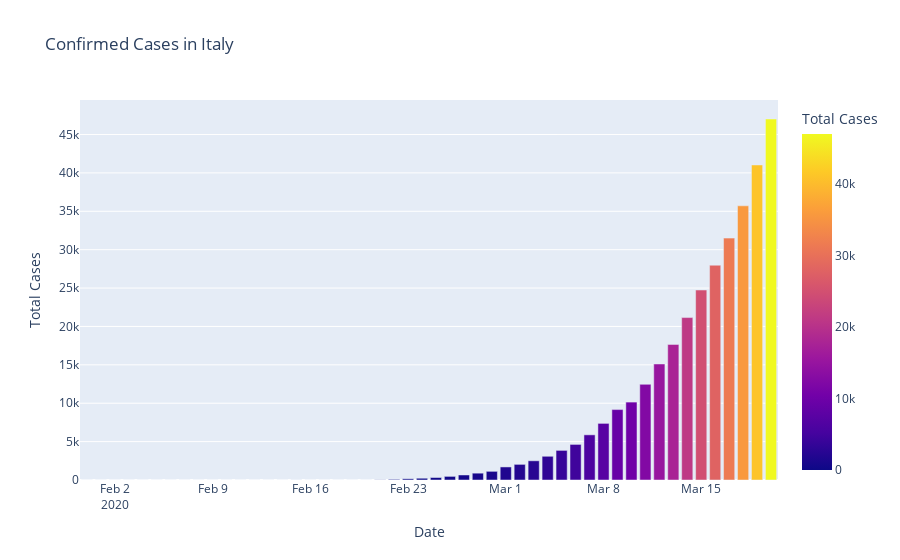
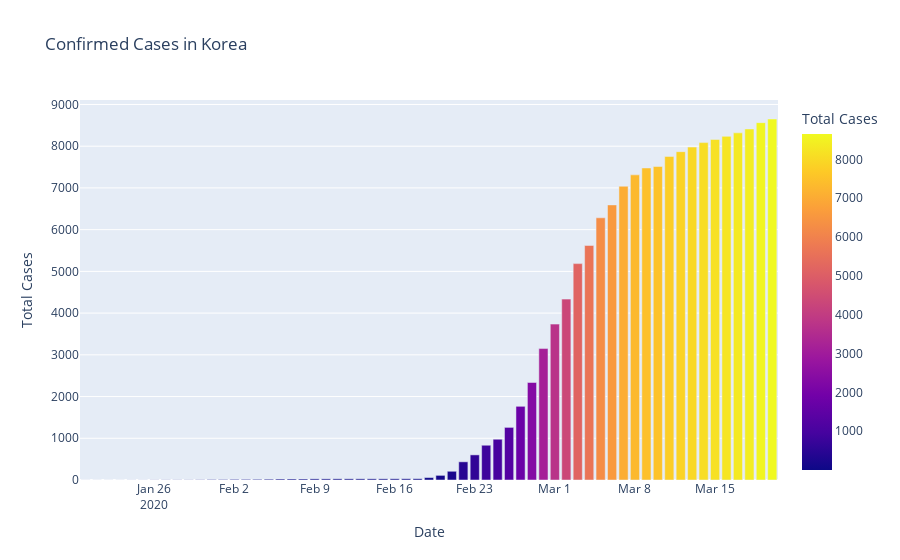

Notebook code for these charts, in order:
### Code cell
fig=px.bar(dbd_Italy,x="Date",y="Total Cases",color='Total Cases',title='Confirmed Cases in Italy')
fig.show()
fig=px.bar(dbd_Korea,x="Date",y="Total Cases",color='Total Cases',title='Confirmed Cases in Korea')
fig.show()
fig=px.bar(dbd_Wuhan,x="Date",y="Total Cases",color='Total Cases',title='Confirmed Cases in Wuhan')
fig.show()

### Figure 1 — Plotly figure (JSON) as saved in the notebook; plotly's stock layout.template omitted (floating-point values rounded to 4 significant figures)
{"data": [{"alignmentgroup": "True", "hovertemplate": "Date=%{x}<br>Total Cases=%{marker.color}<extra></extra>", "legendgroup": "", "marker": {"color": [2, 2, 2, 2, 2, 2, 3, 3, 3, 3, 3, 3, 3, 3, 3, 3, 3, 3, 3, 3, 3, 3, 20, 79, 157, 229, 323, 470, 655, 889, 1128, 1701, 2036, 2502, 3089, 3858, 4636, 5883, 7375, 9172, 10149, 12462, 15113, 17660, 21157, 24747, 27980, 31506, 35713, 41035, 47021], "coloraxis": "coloraxis", "pattern": {"shape": ""}}, "name": "", "offsetgroup": "", "orientation": "v", "showlegend": false, "textposition": "auto", "type": "bar", "x": ["2020-01-31T00:00:00", "2020-02-01T00:00:00", "2020-02-02T00:00:00", "2020-02-03T00:00:00", "2020-02-04T00:00:00", "2020-02-05T00:00:00", "2020-02-06T00:00:00", "2020-02-07T00:00:00", "2020-02-08T00:00:00", "2020-02-09T00:00:00", "2020-02-10T00:00:00", "2020-02-11T00:00:00", "2020-02-12T00:00:00", "2020-02-13T00:00:00", "2020-02-14T00:00:00", "2020-02-15T00:00:00", "2020-02-15T00:00:00", "2020-02-16T00:00:00", "2020-02-17T00:00:00", "2020-02-18T00:00:00", "2020-02-19T00:00:00", "2020-02-20T00:00:00", "2020-02-21T00:00:00", "2020-02-22T00:00:00", "2020-02-23T00:00:00", "2020-02-24T00:00:00", "2020-02-25T00:00:00", "2020-02-26T00:00:00", "2020-02-27T00:00:00", "2020-02-28T00:00:00", "2020-02-29T00:00:00", "2020-03-01T00:00:00", "2020-03-02T00:00:00", "2020-03-03T00:00:00", "2020-03-04T00:00:00", "2020-03-05T00:00:00", "2020-03-06T00:00:00", "2020-03-07T00:00:00", "2020-03-08T00:00:00", "2020-03-09T00:00:00", "2020-03-10T00:00:00", "2020-03-11T00:00:00", "2020-03-12T00:00:00", "2020-03-13T00:00:00", "2020-03-14T00:00:00", "2020-03-15T00:00:00", "2020-03-16T00:00:00", "2020-03-17T00:00:00", "2020-03-18T00:00:00", "2020-03-19T00:00:00", "2020-03-20T00:00:00"], "xaxis": "x", "y": [2, 2, 2, 2, 2, 2, 3, 3, 3, 3, 3, 3, 3, 3, 3, 3, 3, 3, 3, 3, 3, 3, 20, 79, 157, 229, 323, 470, 655, 889, 1128, 1701, 2036, 2502, 3089, 3858, 4636, 5883, 7375, 9172, 10149, 12462, 15113, 17660, 21157, 24747, 27980, 31506, 35713, 41035, 47021], "yaxis": "y"}], "layout": {"barmode": "relative", "coloraxis": {"colorbar": {"title": {"text": "Total Cases"}}, "colorscale": [[0, "#0d0887"], [0.1111, "#46039f"], [0.2222, "#7201a8"], [0.3333, "#9c179e"], [0.4444, "#bd3786"], [0.5556, "#d8576b"], [0.6667, "#ed7953"], [0.7778, "#fb9f3a"], [0.8889, "#fdca26"], [1, "#f0f921"]]}, "legend": {"tracegroupgap": 0}, "title": {"text": "Confirmed Cases in Italy"}, "xaxis": {"anchor": "y", "domain": [0, 1], "title": {"text": "Date"}}, "yaxis": {"anchor": "x", "domain": [0, 1], "title": {"text": "Total Cases"}}}}

### Figure 2 — Plotly figure (JSON) as saved in the notebook; plotly's stock layout.template omitted (floating-point values rounded to 4 significant figures)
{"data": [{"alignmentgroup": "True", "hovertemplate": "Date=%{x}<br>Total Cases=%{marker.color}<extra></extra>", "legendgroup": "", "marker": {"color": [1, 1, 1, 1, 2, 2, 3, 4, 4, 4, 6, 11, 12, 15, 15, 16, 19, 23, 24, 24, 27, 27, 28, 28, 28, 28, 28, 29, 30, 31, 58, 111, 209, 436, 602, 833, 977, 1261, 1766, 2337, 3150, 3736, 4335, 5186, 5621, 6284, 6593, 7041, 7313, 7478, 7513, 7755, 7869, 7979, 8086, 8162, 8236, 8320, 8413, 8565, 8652], "coloraxis": "coloraxis", "pattern": {"shape": ""}}, "name": "", "offsetgroup": "", "orientation": "v", "showlegend": false, "textposition": "auto", "type": "bar", "x": ["2020-01-20T00:00:00", "2020-01-21T00:00:00", "2020-01-22T00:00:00", "2020-01-23T00:00:00", "2020-01-24T00:00:00", "2020-01-25T00:00:00", "2020-01-26T00:00:00", "2020-01-27T00:00:00", "2020-01-28T00:00:00", "2020-01-29T00:00:00", "2020-01-30T00:00:00", "2020-01-31T00:00:00", "2020-02-01T00:00:00", "2020-02-02T00:00:00", "2020-02-03T00:00:00", "2020-02-04T00:00:00", "2020-02-05T00:00:00", "2020-02-06T00:00:00", "2020-02-07T00:00:00", "2020-02-08T00:00:00", "2020-02-09T00:00:00", "2020-02-10T00:00:00", "2020-02-11T00:00:00", "2020-02-12T00:00:00", "2020-02-13T00:00:00", "2020-02-14T00:00:00", "2020-02-15T00:00:00", "2020-02-16T00:00:00", "2020-02-17T00:00:00", "2020-02-18T00:00:00", "2020-02-19T00:00:00", "2020-02-20T00:00:00", "2020-02-21T00:00:00", "2020-02-22T00:00:00", "2020-02-23T00:00:00", "2020-02-24T00:00:00", "2020-02-25T00:00:00", "2020-02-26T00:00:00", "2020-02-27T00:00:00", "2020-02-28T00:00:00", "2020-02-29T00:00:00", "2020-03-01T00:00:00", "2020-03-02T00:00:00", "2020-03-03T00:00:00", "2020-03-04T00:00:00", "2020-03-05T00:00:00", "2020-03-06T00:00:00", "2020-03-07T00:00:00", "2020-03-08T00:00:00", "2020-03-09T00:00:00", "2020-03-10T00:00:00", "2020-03-11T00:00:00", "2020-03-12T00:00:00", "2020-03-13T00:00:00", "2020-03-14T00:00:00", "2020-03-15T00:00:00", "2020-03-16T00:00:00", "2020-03-17T00:00:00", "2020-03-18T00:00:00", "2020-03-19T00:00:00", "2020-03-20T00:00:00"], "xaxis": "x", "y": [1, 1, 1, 1, 2, 2, 3, 4, 4, 4, 6, 11, 12, 15, 15, 16, 19, 23, 24, 24, 27, 27, 28, 28, 28, 28, 28, 29, 30, 31, 58, 111, 209, 436, 602, 833, 977, 1261, 1766, 2337, 3150, 3736, 4335, 5186, 5621, 6284, 6593, 7041, 7313, 7478, 7513, 7755, 7869, 7979, 8086, 8162, 8236, 8320, 8413, 8565, 8652], "yaxis": "y"}], "layout": {"barmode": "relative", "coloraxis": {"colorbar": {"title": {"text": "Total Cases"}}, "colorscale": [[0, "#0d0887"], [0.1111, "#46039f"], [0.2222, "#7201a8"], [0.3333, "#9c179e"], [0.4444, "#bd3786"], [0.5556, "#d8576b"], [0.6667, "#ed7953"], [0.7778, "#fb9f3a"], [0.8889, "#fdca26"], [1, "#f0f921"]]}, "legend": {"tracegroupgap": 0}, "title": {"text": "Confirmed Cases in Korea"}, "xaxis": {"anchor": "y", "domain": [0, 1], "title": {"text": "Date"}}, "yaxis": {"anchor": "x", "domain": [0, 1], "title": {"text": "Total Cases"}}}}
